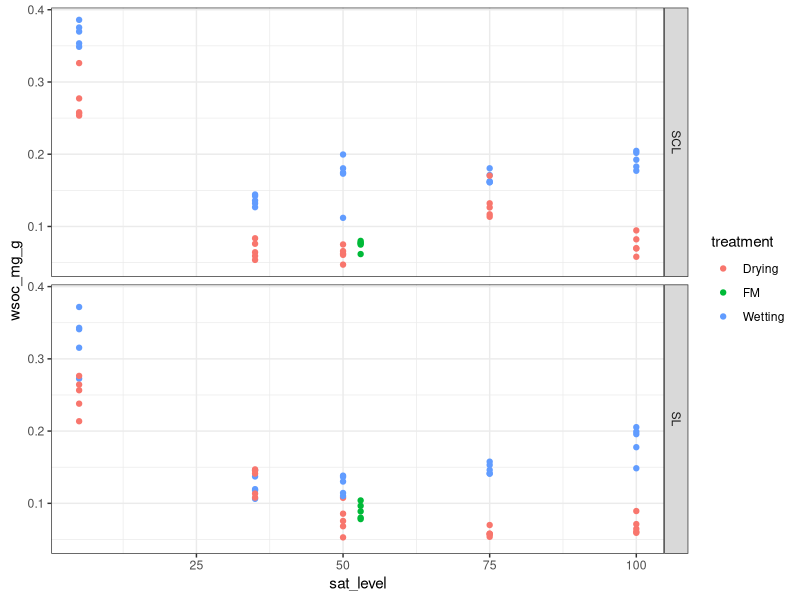

The R source for this figure: (Note: this script raises an error after producing the figure.)
# October 2, 2020
# Basic R stuff with the HYSTERESIS - WSOC DATA

################ # 
################ # 

## experiment design

## Samples were (a) wet or (b) dried to various moisture levels (sat_level = 5, 35, 50, 75, 100%)
## Samples were of two textures: (a) SCL = sandy clay loam (soil); (b) SL = sandy loam (soil_sand)
## FM = field moist samples, ~ 53 % saturation

## WSOC data were collected as non-purgeable organic C (NPOC)

## objective of this exercise: (a) plot data, (b) create summary tables, (c) perform statistical analyses

################ # 
################ # 

# step 0. load packages ---------------------------------------------------
library(dplyr)
library(ggplot2)
# or load the tidyverse

# step 1. load files --------------------------------------------------
corekey = read.csv("data/hysteresis_demo/corekey.csv")
wsoc_data = read.csv("data/hysteresis_demo/wsoc_results.csv")
wsoc_weights = read.csv("data/hysteresis_demo/wsoc_weights.csv")

# step 2. clean and process the data --------------------------------------

## 2a. clean the corekey
names(corekey)
corekey_clean = 
  corekey %>% #ctrl-shift-m gives you the pipes
  # select only the columns you need
  select(Core, treatment, texture, sat_level, DryWt_g, Carbon_g) %>% 
  # change the `Core` column to character format for easy joining later
  mutate(Core = as.character(Core))
  
str(corekey_clean)  
str(wsoc_data)

## 2b. process and calculate WSOC normalized to soil weight
# first, convert WSOC from mg/L to mg/g. do this using data in `wsoc_weights`.
      ## NPOC mg/L ----> NPOC mg/g
      ## 
      ## NPOC mg   *   water mL    *  1L
      ##     L        WSOC_drywt_g    1000 mL

          ## water includes the water used in extraction (40 mL) as well as the water present in the soil (WSOC_water_g)

# second, join the `corekey` to assign treatments to each core.

wsoc_data2 = 
  wsoc_data %>% 
  mutate(Core = as.character(Core)) %>%   
  left_join(wsoc_weights, by = "Core") %>% 
  ## create a new column called wsoc_mg_g
  mutate(wsoc_mg_g = npoc_mg_l * (40+WSOC_water_g)/(WSOC_drywt_g*1000)) %>% 
  left_join(corekey_clean, by = "Core") %>% 
  # select only necessary columns
  select(Core, treatment, texture, sat_level, wsoc_mg_g) %>% 
  # set FM = 53% sat_level
  mutate(sat_level = if_else(treatment=="FM", as.integer(53), sat_level))

# step 3. visualization ---------------------------------------------------
theme_set(theme_bw())

wsoc_data2 %>% 
  ggplot(aes(x = sat_level, y = wsoc_mg_g, color = treatment))+
  geom_point()+
  facet_grid(texture ~.)

# step 4. tables ---------------------------------------------------

wsoc_data2 %>% 
  group_by(texture, sat_level, treatment) %>% 
  dplyr::summarise(mean_wsoc_mg_g = mean(wsoc_mg_g),
                   sd_wsoc = sd(wsoc_mg_g),
                   se_wsoc = sd_wsoc/sqrt(n())) %>% 
  mutate(wsoc_mg_g = paste(round(mean_wsoc_mg_g,3), "\u00b1", round(se_wsoc, 4))) %>% 
  dplyr::select(texture, sat_level, treatment, wsoc_mg_g) %>% 
  filter(treatment != "FM") %>% 
  tidyr::spread(treatment, wsoc_mg_g) 

# step 5. statistics ------------------------------------------------------
## 4a. ANOVA
l = lm(npoc_mg_g ~ sat_level*treatment, data = wsoc_data2)
car::Anova(l, type = "III")
